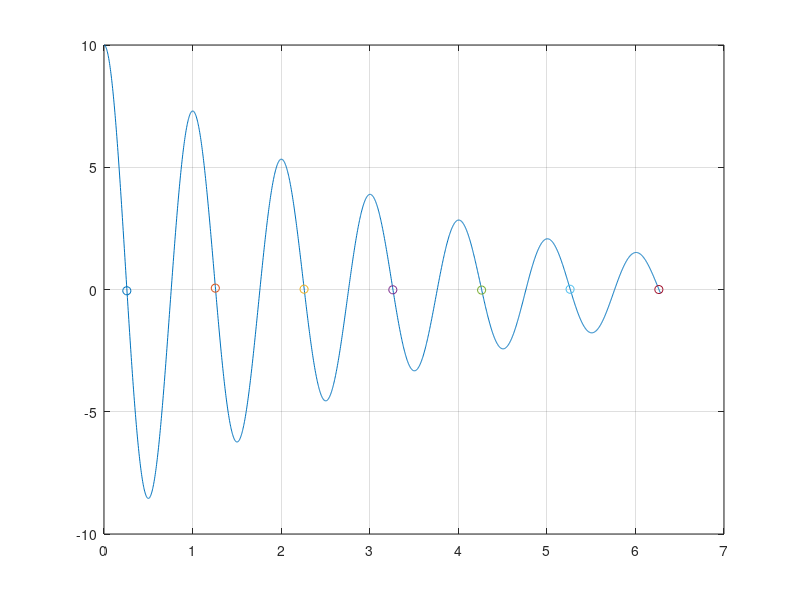

This figure's MATLAB source:
clc,clear close all
f=1;
Q=10;
VZero=10;
input=0:pi/1000:2*pi;

alfa=@(par)(2*pi*f*par*sqrt(1-(1/(4*Q^2))));

V=@(t)(VZero*exp(-pi*f*t/Q).*(cos(alfa(t))+(1/sqrt(4*Q^2-1)).*sin(alfa(t))));

output=V(input);

plot(input,output); hold on
points=zeros(100);
j=1;
for i=1:1:length(output)-1
    if(output(i)>0 && output(i+1)<0)
        points(j)=(output(i)+output(i+1))/2;
        input(i)
        output(i)
        scatter(input(i),points(j));
        j=j+1;
        
    end
end

grid on
